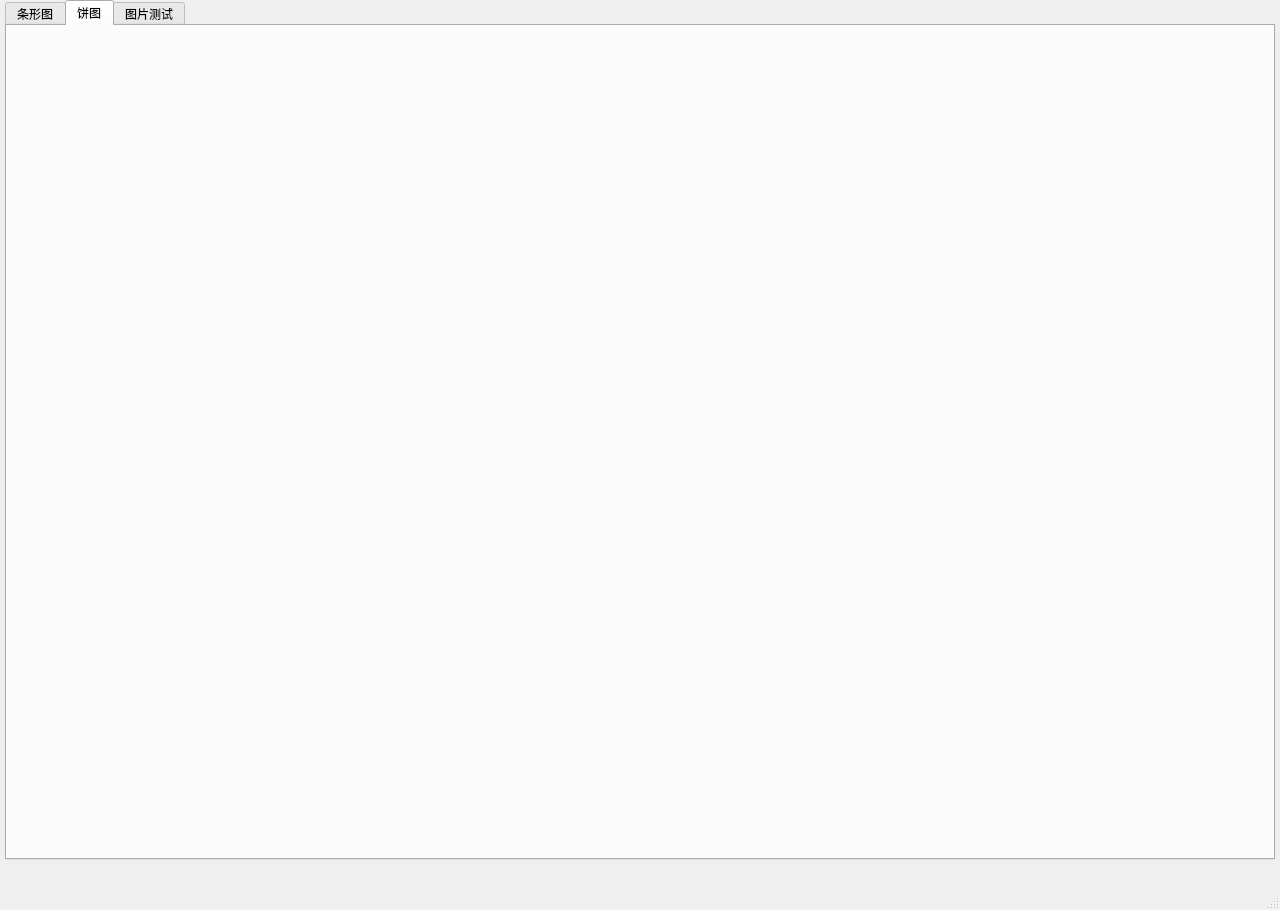
<?xml version="1.0" encoding="UTF-8"?>
<ui version="4.0">
 <class>MainWindow</class>
 <widget class="QMainWindow" name="MainWindow">
  <property name="geometry">
   <rect>
    <x>0</x>
    <y>0</y>
    <width>1280</width>
    <height>910</height>
   </rect>
  </property>
  <property name="minimumSize">
   <size>
    <width>320</width>
    <height>320</height>
   </size>
  </property>
  <property name="windowTitle">
   <string>MainWindow</string>
  </property>
  <property name="windowIcon">
   <iconset theme="application-x-executable"/>
  </property>
  <property name="locale">
   <locale language="Chinese" country="China"/>
  </property>
  <widget class="QWidget" name="centralwidget">
   <widget class="QTabWidget" name="tabWidget">
    <property name="geometry">
     <rect>
      <x>5</x>
      <y>0</y>
      <width>1270</width>
      <height>860</height>
     </rect>
    </property>
    <property name="locale">
     <locale language="Chinese" country="China"/>
    </property>
    <property name="currentIndex">
     <number>1</number>
    </property>
    <widget class="graph_for_input" name="tab_bar">
     <attribute name="title">
      <string>条形图</string>
     </attribute>
    </widget>
    <widget class="graph_pie" name="tab_pie">
     <attribute name="title">
      <string>饼图</string>
     </attribute>
    </widget>
    <widget class="QWidget" name="tab_pictest">
     <property name="locale">
      <locale language="Chinese" country="China"/>
     </property>
     <attribute name="title">
      <string>图片测试</string>
     </attribute>
     <widget class="QWidget" name="horizontalLayoutWidget">
      <property name="geometry">
       <rect>
        <x>9</x>
        <y>9</y>
        <width>1241</width>
        <height>721</height>
       </rect>
      </property>
      <layout class="QHBoxLayout" name="horizontalLayout">
       <property name="spacing">
        <number>10</number>
       </property>
       <property name="rightMargin">
        <number>0</number>
       </property>
       <item>
        <widget class="QLabel" name="pic_in">
         <property name="text">
          <string>pic_input</string>
         </property>
         <property name="textFormat">
          <enum>Qt::AutoText</enum>
         </property>
         <property name="alignment">
          <set>Qt::AlignCenter</set>
         </property>
        </widget>
       </item>
       <item>
        <widget class="QLabel" name="pic_out">
         <property name="text">
          <string>pic_out</string>
         </property>
         <property name="alignment">
          <set>Qt::AlignCenter</set>
         </property>
        </widget>
       </item>
      </layout>
     </widget>
     <widget class="QPushButton" name="Load_Pic">
      <property name="geometry">
       <rect>
        <x>370</x>
        <y>740</y>
        <width>140</width>
        <height>60</height>
       </rect>
      </property>
      <property name="text">
       <string>加载图片</string>
      </property>
     </widget>
     <widget class="QPushButton" name="Start_test">
      <property name="geometry">
       <rect>
        <x>770</x>
        <y>740</y>
        <width>140</width>
        <height>60</height>
       </rect>
      </property>
      <property name="text">
       <string>开始测试</string>
      </property>
     </widget>
    </widget>
   </widget>
  </widget>
  <widget class="QStatusBar" name="statusbar"/>
  <action name="action">
   <property name="text">
    <string>...</string>
   </property>
  </action>
 </widget>
 <customwidgets>
  <customwidget>
   <class>graph_for_input</class>
   <extends>QWidget</extends>
   <header location="global">graph_for_input.h</header>
   <container>1</container>
  </customwidget>
  <customwidget>
   <class>graph_pie</class>
   <extends>QWidget</extends>
   <header location="global">graph_pie.h</header>
   <container>1</container>
  </customwidget>
 </customwidgets>
 <resources/>
 <connections/>
</ui>
